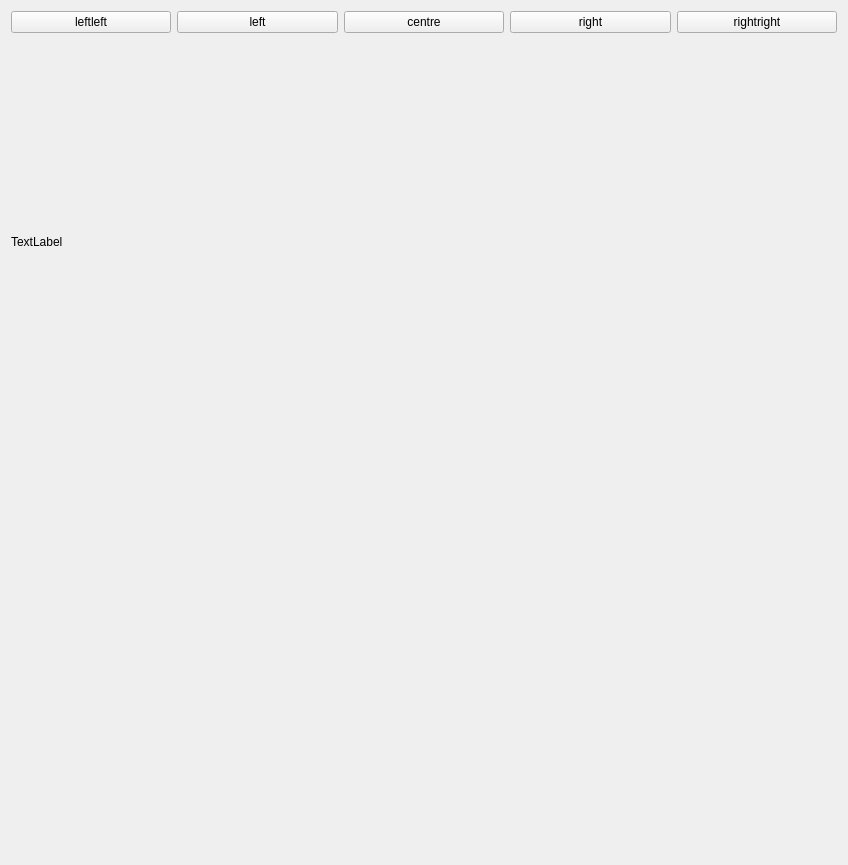
<?xml version="1.0" encoding="UTF-8"?>
<ui version="4.0">
 <class>guiDlg</class>
 <widget class="QWidget" name="guiDlg">
  <property name="geometry">
   <rect>
    <x>0</x>
    <y>0</y>
    <width>848</width>
    <height>865</height>
   </rect>
  </property>
  <property name="maximumSize">
   <size>
    <width>16777215</width>
    <height>16777215</height>
   </size>
  </property>
  <property name="windowTitle">
   <string>Insect Controller</string>
  </property>
  <layout class="QVBoxLayout" name="verticalLayout_2">
   <item>
    <layout class="QVBoxLayout" name="verticalLayout">
     <item>
      <layout class="QHBoxLayout" name="horizontalLayout">
       <property name="sizeConstraint">
        <enum>QLayout::SetMinimumSize</enum>
       </property>
       <item>
        <widget class="QPushButton" name="pushButton_leftleft">
         <property name="text">
          <string>leftleft</string>
         </property>
        </widget>
       </item>
       <item>
        <widget class="QPushButton" name="pushButton_left">
         <property name="text">
          <string>left</string>
         </property>
         <property name="checkable">
          <bool>false</bool>
         </property>
        </widget>
       </item>
       <item>
        <widget class="QPushButton" name="pushButton_centre">
         <property name="text">
          <string>centre</string>
         </property>
         <property name="checkable">
          <bool>false</bool>
         </property>
        </widget>
       </item>
       <item>
        <widget class="QPushButton" name="pushButton_right">
         <property name="text">
          <string>right</string>
         </property>
         <property name="checkable">
          <bool>false</bool>
         </property>
        </widget>
       </item>
       <item>
        <widget class="QPushButton" name="pushButton_rightright">
         <property name="text">
          <string>rightright</string>
         </property>
        </widget>
       </item>
      </layout>
     </item>
     <item>
      <widget class="QLabel" name="frame_2d">
       <property name="minimumSize">
        <size>
         <width>600</width>
         <height>300</height>
        </size>
       </property>
       <property name="text">
        <string>TextLabel</string>
       </property>
      </widget>
     </item>
     <item>
      <widget class="QWidget" name="frame_3d" native="true"/>
     </item>
    </layout>
   </item>
  </layout>
 </widget>
 <resources/>
 <connections/>
</ui>
